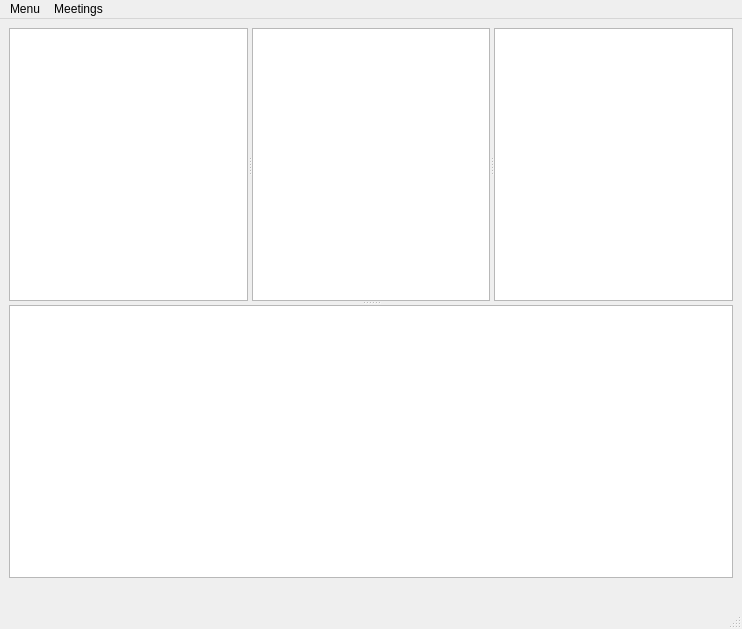
<?xml version="1.0" encoding="UTF-8"?>
<ui version="4.0">
 <class>MainWindow</class>
 <widget class="QMainWindow" name="MainWindow">
  <property name="geometry">
   <rect>
    <x>0</x>
    <y>0</y>
    <width>742</width>
    <height>629</height>
   </rect>
  </property>
  <property name="minimumSize">
   <size>
    <width>0</width>
    <height>0</height>
   </size>
  </property>
  <property name="sizeIncrement">
   <size>
    <width>0</width>
    <height>0</height>
   </size>
  </property>
  <property name="windowTitle">
   <string>DB-GUI</string>
  </property>
  <widget class="QWidget" name="centralwidget">
   <layout class="QGridLayout" name="gridLayout">
    <item row="2" column="0">
     <widget class="QLabel" name="ErrorLable">
      <property name="sizePolicy">
       <sizepolicy hsizetype="Preferred" vsizetype="Preferred">
        <horstretch>0</horstretch>
        <verstretch>0</verstretch>
       </sizepolicy>
      </property>
      <property name="text">
       <string/>
      </property>
     </widget>
    </item>
    <item row="0" column="0">
     <widget class="QSplitter" name="splitter_2">
      <property name="orientation">
       <enum>Qt::Vertical</enum>
      </property>
      <widget class="QSplitter" name="splitter">
       <property name="orientation">
        <enum>Qt::Horizontal</enum>
       </property>
       <widget class="QListView" name="TablesList">
        <property name="sizePolicy">
         <sizepolicy hsizetype="Expanding" vsizetype="Expanding">
          <horstretch>0</horstretch>
          <verstretch>0</verstretch>
         </sizepolicy>
        </property>
        <property name="mouseTracking">
         <bool>false</bool>
        </property>
        <property name="frameShadow">
         <enum>QFrame::Plain</enum>
        </property>
        <property name="lineWidth">
         <number>3</number>
        </property>
        <property name="editTriggers">
         <set>QAbstractItemView::NoEditTriggers</set>
        </property>
        <property name="selectionBehavior">
         <enum>QAbstractItemView::SelectItems</enum>
        </property>
        <property name="movement">
         <enum>QListView::Static</enum>
        </property>
        <property name="batchSize">
         <number>100</number>
        </property>
       </widget>
       <widget class="QTableView" name="CurrentTable">
        <property name="sizePolicy">
         <sizepolicy hsizetype="Expanding" vsizetype="Expanding">
          <horstretch>0</horstretch>
          <verstretch>0</verstretch>
         </sizepolicy>
        </property>
        <property name="frameShadow">
         <enum>QFrame::Plain</enum>
        </property>
        <property name="lineWidth">
         <number>3</number>
        </property>
        <property name="midLineWidth">
         <number>0</number>
        </property>
       </widget>
       <widget class="QPlainTextEdit" name="History">
        <property name="enabled">
         <bool>true</bool>
        </property>
        <property name="sizePolicy">
         <sizepolicy hsizetype="Expanding" vsizetype="Expanding">
          <horstretch>0</horstretch>
          <verstretch>0</verstretch>
         </sizepolicy>
        </property>
        <property name="frameShadow">
         <enum>QFrame::Plain</enum>
        </property>
        <property name="lineWidth">
         <number>3</number>
        </property>
        <property name="readOnly">
         <bool>true</bool>
        </property>
       </widget>
      </widget>
      <widget class="QPlainTextEdit" name="CommandTextEdit">
       <property name="minimumSize">
        <size>
         <width>0</width>
         <height>0</height>
        </size>
       </property>
       <property name="sizeIncrement">
        <size>
         <width>0</width>
         <height>0</height>
        </size>
       </property>
      </widget>
     </widget>
    </item>
   </layout>
  </widget>
  <widget class="QStatusBar" name="statusbar"/>
  <widget class="QMenuBar" name="menubar">
   <property name="geometry">
    <rect>
     <x>0</x>
     <y>0</y>
     <width>742</width>
     <height>20</height>
    </rect>
   </property>
   <widget class="QMenu" name="menu">
    <property name="title">
     <string>Menu</string>
    </property>
    <addaction name="action"/>
    <addaction name="actionDisconnect"/>
    <addaction name="separator"/>
    <addaction name="actionClearEdit"/>
    <addaction name="actionClearHistory"/>
   </widget>
   <widget class="QMenu" name="menuMeetings">
    <property name="title">
     <string>Meetings</string>
    </property>
    <addaction name="actionCreateMenTable"/>
    <addaction name="actionCreateWomenTable"/>
    <addaction name="separator"/>
    <addaction name="actionDropMenTable"/>
    <addaction name="actionDropWomenTable"/>
    <addaction name="separator"/>
    <addaction name="actionCreateMeetingsTable"/>
    <addaction name="actionDropMeetingsTable"/>
   </widget>
   <addaction name="menu"/>
   <addaction name="menuMeetings"/>
  </widget>
  <action name="action">
   <property name="text">
    <string>Connect</string>
   </property>
  </action>
  <action name="actionDisconnect">
   <property name="text">
    <string>Disconnect</string>
   </property>
  </action>
  <action name="actionClearEdit">
   <property name="text">
    <string>Clear edit</string>
   </property>
  </action>
  <action name="actionClearHistory">
   <property name="text">
    <string>Clear history</string>
   </property>
  </action>
  <action name="actionDropMenTable">
   <property name="text">
    <string>Drop men table</string>
   </property>
  </action>
  <action name="actionDropWomenTable">
   <property name="text">
    <string>Drop women table</string>
   </property>
  </action>
  <action name="actionCreateMeetingsTable">
   <property name="text">
    <string>Create meetings table</string>
   </property>
  </action>
  <action name="actionDropMeetingsTable">
   <property name="text">
    <string>Drop meetings table</string>
   </property>
  </action>
  <action name="actionCreateWomenTable">
   <property name="text">
    <string>Create women table</string>
   </property>
  </action>
  <action name="actionCreateMenTable">
   <property name="text">
    <string>Create men table</string>
   </property>
  </action>
 </widget>
 <resources/>
 <connections/>
</ui>
